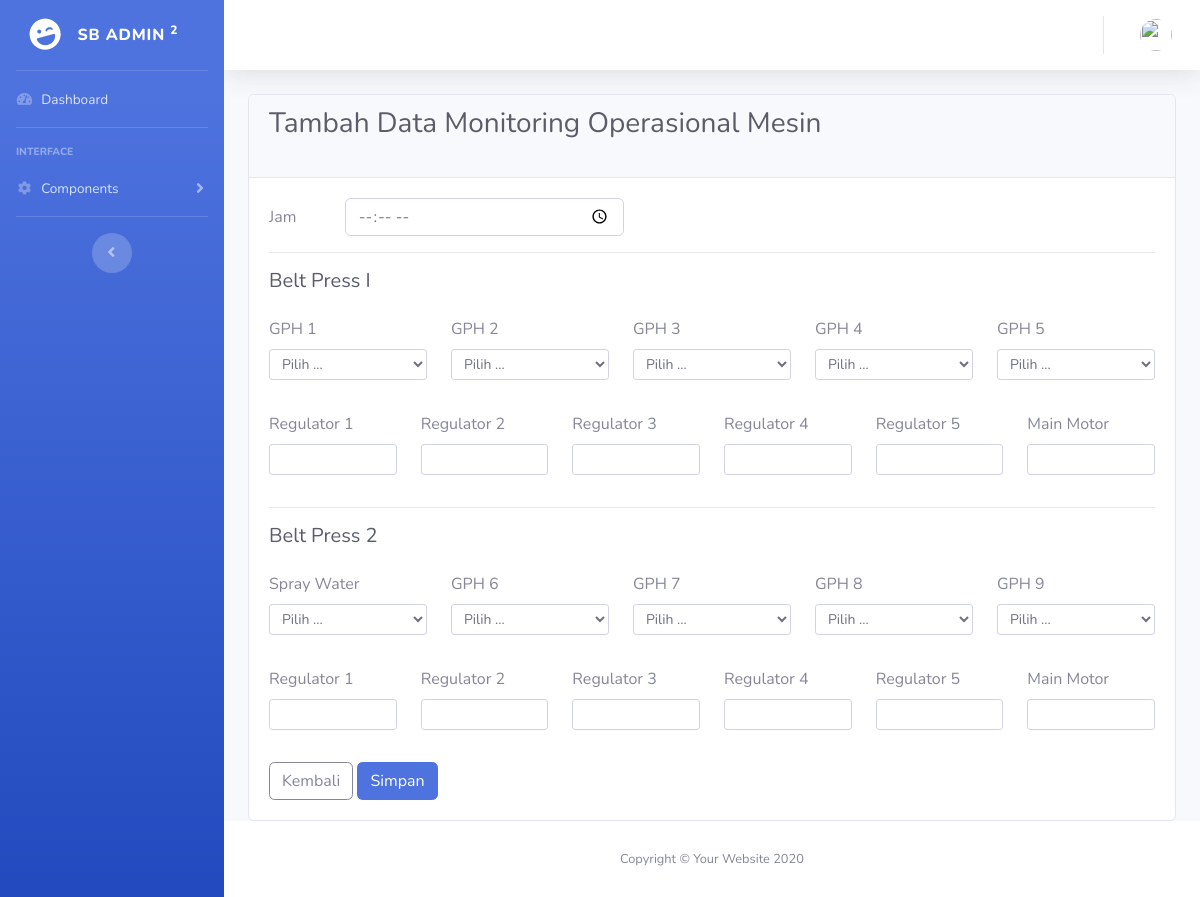
The page /index.php/dashboard/tambah on the database as committed earlier.
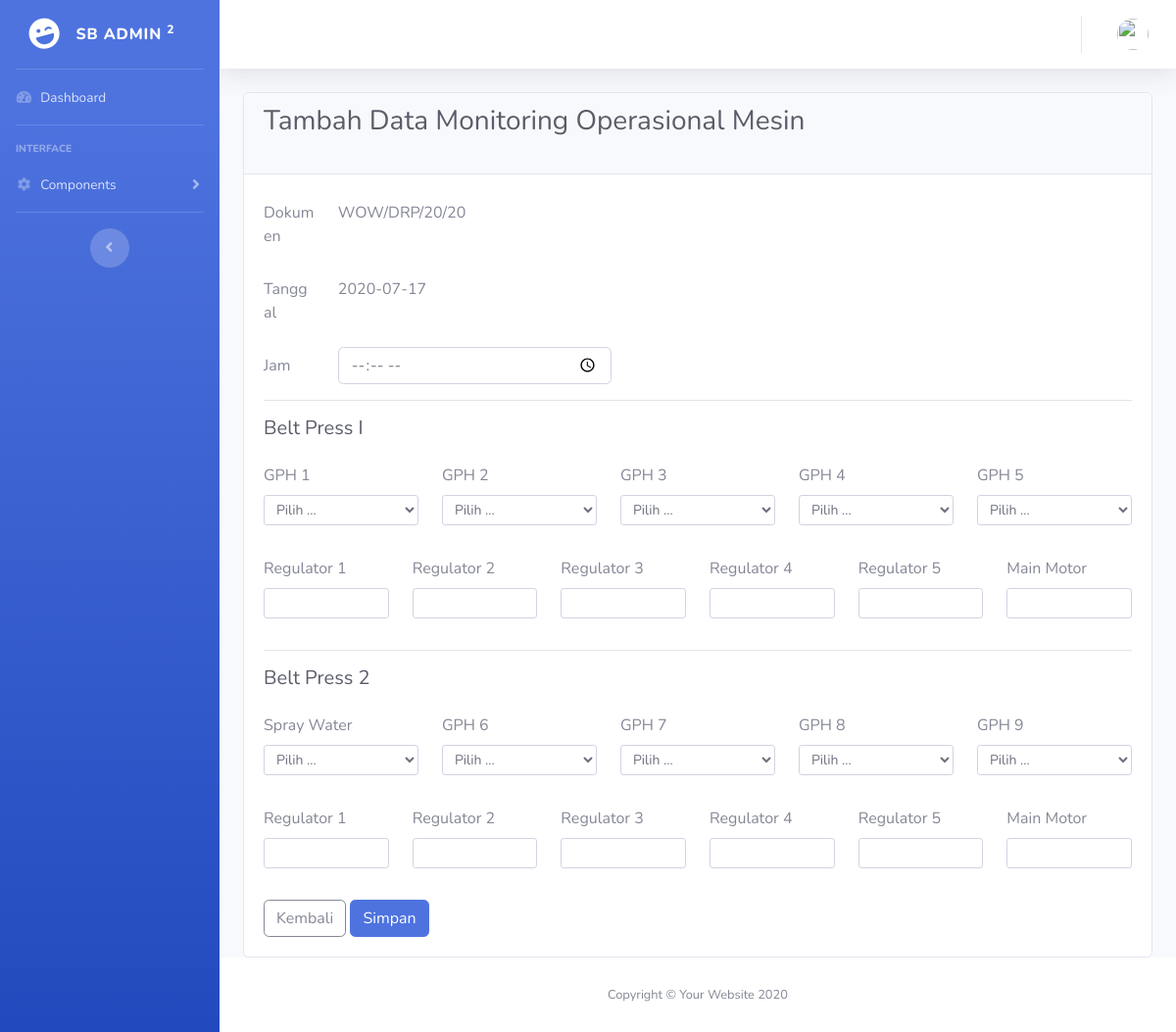
The same page on the database as committed later.
### tables this page shows
CREATE TABLE `momitoringmom` (
  `id` int(11) NOT NULL,
  `header_id` int(11) NOT NULL,
  `jam` time NOT NULL,
  `gph1` tinyint(1) NOT NULL,
  `gph2` tinyint(1) NOT NULL,
  `gph3` tinyint(1) NOT NULL,
  `gph4` tinyint(1) NOT NULL,
  `gph5` tinyint(1) NOT NULL,
  `regulator1_bp1` int(11) NOT NULL,
  `regulator2_bp1` int(11) NOT NULL,
  `regulator3_bp1` int(11) NOT NULL,
  `regulator4_bp1` int(11) NOT NULL,
  `regulator5_bp1` int(11) NOT NULL,
  `mainMotor_bp1` int(11) NOT NULL,
  `sprayWater` tinyint(1) NOT NULL,
  `gph6` tinyint(1) NOT NULL,
  `gph7` tinyint(1) NOT NULL,
  `gph8` tinyint(1) NOT NULL,
  `gph9` tinyint(1) NOT NULL,
  `regulator1_bp2` int(11) NOT NULL,
  `regulator2_bp2` int(11) NOT NULL,
  `regulator3_bp2` int(11) NOT NULL,
  `regulator4_bp2` int(11) NOT NULL,
  `regulator5_bp2` int(11) NOT NULL,
  `mainMotor_bp2` int(11) NOT NULL
);

CREATE TABLE `header` (
  `id` int(11) NOT NULL,
  `doc` varchar(128) NOT NULL,
  `date` date NOT NULL,
  `createdBy` int(11) NOT NULL,
  `createdDate` varchar(128) NOT NULL,
  `updatedBy` int(11) DEFAULT NULL,
  `updatedDate` varchar(128) DEFAULT NULL
);

### application/controllers/Dashboard.php (called while the page is built, shortened)
<?php
class Dashboard extends CI_Controller
{
     public function __construct()
     {
          $this->load->model('Dashboard_model', 'dashboard');
     }
     public function tambah()
     {
          $data['title'] = 'Tambah Data MOM';
          $data['user'] = $this->dashboard->getSession();
          $data['momitoringmom'] = $this->dashboard->getDetail();
          $this->form_validation->set_rules('jam', 'Jam', 'required');
          $this->form_validation->set_rules('gph1', 'GPH 1', 'required');
          $this->form_validation->set_rules('gph2', 'GPH 2', 'required');
          $this->form_validation->set_rules('gph3', 'GPH 3', 'required');
          $this->form_validation->set_rules('gph4', 'GPH 4', 'required');
          $this->form_validation->set_rules('gph5', 'GPH 5', 'required');
          $this->form_validation->set_rules('regulator1_bp1', 'Regulator 1', 'required');
          $this->form_validation->set_rules('regulator2_bp1', 'Regulator 2', 'required');
          $this->form_validation->set_rules('regulator3_bp1', 'Regulator 3', 'required');
          $this->form_validation->set_rules('regulator4_bp1', 'Regulator 4', 'required');
          $this->form_validation->set_rules('regulator5_bp1', 'Regulator 5', 'required');
          $this->form_validation->set_rules('mainMotor_bp1', 'Main Motor', 'required');
          $this->form_validation->set_rules('sprayWater', 'Spray Water', 'required');
          $this->form_validation->set_rules('gph6', 'GPH 6', 'required');
          $this->form_validation->set_rules('gph7', 'GPH 7', 'required');
          $this->form_validation->set_rules('gph8', 'GPH 8', 'required');
          $this->form_validation->set_rules('gph9', 'GPH 9', 'required');
          $this->form_validation->set_rules('regulator1_bp2', 'Regulator 1', 'required');
          $this->form_validation->set_rules('regulator2_bp2', 'Regulator 2', 'required');
          $this->form_validation->set_rules('regulator3_bp2', 'Regulator 3', 'required');
          $this->form_validation->set_rules('regulator4_bp2', 'Regulator 4', 'required');
          $this->form_validation->set_rules('regulator5_bp2', 'Regulator 5', 'required');
          $this->form_validation->set_rules('mainMotor_bp2', 'Main Motor', 'required');
          if ($this->form_validation->run() == false) {
               $this->load->view('tampilan/header', $data);
               $this->load->view('tampilan/navbar', $data);
               $this->load->view('tampilan/topbar', $data);
               $this->load->view('dashboard/tambah', $data);
               $this->load->view('tampilan/footer');
          }
     }
}

### index.php (called while the page is built, shortened)
<?php
require_once BASEPATH.'core/CodeIgniter.php';

### application/models/Dashboard_model.php (called while the page is built, shortened)
<?php
class Dashboard_model extends CI_Model
{
     public function getDetail()
     {
          $this->db->select('*', 'header.doc', 'header.date');
          $this->db->from('header');
          $this->db->join('momitoringmom', 'momitoringmom.header_id = header.id');
          $this->db->order_by('momitoringmom.jam');
          return $this->db->get()->result_array();
     }
}

### application/views/dashboard/tambah.php (the view, shortened to what the changed rows need)
<div class="container-fluid">
     <div class="card">
          <div class="card-header">
               <h1 class="h3 mb-4 text-gray-800">Tambah Data Monitoring Operasional Mesin</h1>
          </div>
          <div class="card-body">
               <form method="POST">
                    <div class="form-group">
                         <?php foreach ($momitoringmom as $mm) : ?>
                              <div class="form-group row">
                                   <label for="doc" class="col-sm-1 col-form-label">Dokumen</label>
                                   <div class="col-sm-4">
                                        <input type="text" readonly class="form-control-plaintext" id="doc" name="doc" value="<?= $mm['doc']; ?>">
                                   </div>
                              </div>
                              <div class="form-group row">
                                   <label for="date" class="col-sm-1 col-form-label">Tanggal</label>
                                   <div class="col-sm-4">
                                        <input type="text" readonly class="form-control-plaintext" id="date" class="date" value="<?= $mm['date']; ?>">
                                   </div>
                              </div>
                         <?php endforeach; ?>
                    </div>
               </form>
          </div>
     </div>
</div>

Rows that differ between the two databases and show on the page:
added momitoringmom: doc "WOW/DRP/20/20", header.date "2020-07-17"
